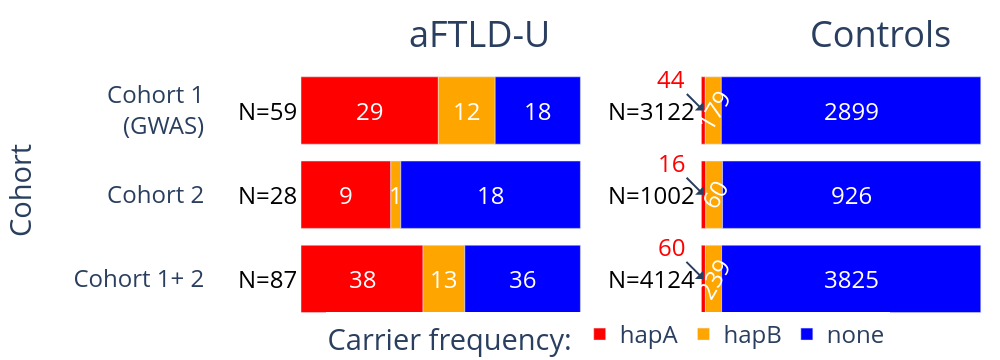

Notebook source saved alongside this figure:
### Markdown cell above
# Image 1

### Code cell
df = pd.read_excel("~/Downloads/populations.xlsx", sheet_name="img1")
for col in ["hapA", "hapB", "none"]:
    df[f"{col}_f"] = df[col] / df["sum"]
pats = df.melt(
    id_vars=["phenotype", "cohort"], value_vars=["hapA_f", "hapB_f", "none_f"]
).iloc[::-1]
pats["variable"] = pats["variable"].str.replace("_f", "")
# custom order the data
pats["variable"] = pd.Categorical(
    pats["variable"], categories=["hapA", "hapB", "none"], ordered=True
)
pats = pd.concat(
    [
        pats[pats["phenotype"] == "aFTLD-U"].sort_values(by="variable"),
        pats[pats["phenotype"] == "Controls"],
    ]
)

fig = px.bar(pats,
             x="value", y="cohort", color="variable", orientation="h", 
             color_discrete_map={"hapA": "red", "hapB": "orange", "none": "blue"},
             labels={"value": "Proportion", "variable": "Haplotype", "cohort": "Cohort"},
             facet_col="phenotype",
             facet_col_spacing=0,
             )
fig.for_each_annotation(lambda a: a.update(text=a.text.split("=")[-1], font=dict(size=36), xanchor="left"))

fig.update_layout(
    title="",
    xaxis_title="",
    xaxis2_title="",
    yaxis_title="Cohort<br>",
    title_x=0.5,
    plot_bgcolor="white",
    font=dict(size=24),
    margin=dict(l=0, r=0, b=0),
    height=360,
    width=1000,
) 

# put the legend horizontal, centered, below the plotting area
fig.update_layout(
    legend=dict(
        orientation="h",
        yanchor="bottom",
        y=-0.15,
        xanchor="center",
        x=0.5,
        title="Carrier frequency:",
    )
)

# hide x-axis labels
fig.update_xaxes(showticklabels=False)
fig.update_yaxes(
    ticks="outside",
    tickcolor="white",  # adjust color of the tick
)

pats_vals = df[df["phenotype"] == "aFTLD-U"].copy()
pats_vals["hapA_loc"] = pats_vals["hapA_f"] / 2  # center of hapA block
pats_vals["hapB_loc"] = (
    pats_vals["hapA_f"] + pats_vals["hapB_f"] / 2
)  # center of hapB block
pats_vals["none_loc"] = (
    pats_vals["hapA_f"] + pats_vals["hapB_f"] + pats_vals["none_f"] / 2
)  # center of none block

for i, row in pats_vals.iterrows():
    fig.add_annotation(
        x=row["hapA_loc"],
        y=row["cohort"],
        text=f"{row['hapA']}",
        showarrow=False,
        font=dict(color="white", size=24),
        col=1, row=1
    )
    fig.add_annotation(
        x=row["hapB_loc"],
        y=row["cohort"],
        text=f"{row['hapB']}",
        showarrow=False,
        font=dict(color="white", size=24),
        col=1, row=1
    )
    fig.add_annotation(
        x=row["none_loc"],
        y=row["cohort"],
        text=f"{row['none']}",
        showarrow=False,
        font=dict(color="white", size = 24),
        col=1, row=1
    )

    fig.add_annotation(
        x=-0.12,
        y=row["cohort"],
        text=f"N={row['sum']}",
        font=dict(color="black", size=24),
        col=1, row=1,
        showarrow=False,
    )

con_vals = df[df["phenotype"] == "Controls"].copy()
con_vals["hapA_loc"] = con_vals["hapA_f"] / 2  # center of hapA block
con_vals["hapB_loc"] = (
    con_vals["hapA_f"] + con_vals["hapB_f"] / 2
)  # center of hapB block
con_vals["none_loc"] = (
    con_vals["hapA_f"] + con_vals["hapB_f"] + con_vals["none_f"] / 2
)  # center of none block

for i, row in con_vals.iterrows():
    fig.add_annotation(
        x=row["hapA_loc"],
        y=row["cohort"],
        text=f"{row['hapA']}",
        showarrow=True,
        arrowwidth=2,
        arrowhead=1,
        font=dict(color="red", size=24),
        yshift=0,
        ax=-32,
        ay=-32,
        col=2, row=1
    )
    fig.add_annotation(
        x=row["hapB_loc"],
        y=row["cohort"],
        text=f"{row['hapB']}",
        showarrow=False,
        font=dict(color="white", size=24),
        textangle=-60, 
        col=2, row=1
    )
    fig.add_annotation(
        x=row["none_loc"],
        y=row["cohort"],
        text=f"{row['none']}",
        showarrow=False,
        font=dict(color="white", size=24),
        col=2, row=1
    )

    fig.add_annotation(
        x=-0.18,
        y=row["cohort"],
        text=f"N={row['sum']}",
        font=dict(color="black", size=24),
        col=2, row=1,
        showarrow=False,
    )

## For the initial version of the figure, uncomment the following lines to add shapes and annotations indicating GWAS phases
# fig.add_shape(
#     type="rect",
#     x0=-0.12,
#     x1=0.98,
#     y0=0.8,
#     y1=1,
#     line=dict(color="purple", width=2, dash="dot"),
#     xref="paper",
#     yref="paper",
# )

# fig.add_annotation(x=-0.23, y="Cohort 1", yshift=20, text="GWAS Phase I", showarrow=False, font=dict(size=20, color="purple"))

# fig.add_shape(
#     type="rect",
#     x0=-0.12,
#     x1=0.98,
#     y0=0.4,
#     y1=0.6,
#     line=dict(color="purple", width=3, dash="dot"),
#     xref="paper",
#     yref="paper",
# )

# fig.add_annotation(
#     x=-0.23,
#     y="Cohort 1+2",
#     yshift=20,
#     text="GWAS Phase II",
#     showarrow=False,
#     font=dict(size=20, color="purple"),
# )


fig.show()
# save the figure in vector format
fig.write_image("/home/wdecoster/Downloads/populations1.svg")

### Figure 1 — Plotly figure (JSON) as saved in the notebook; plotly's stock layout.template omitted (floating-point values rounded to 4 significant figures)
{"data": [{"hovertemplate": "Haplotype=hapA<br>phenotype=aFTLD-U<br>Proportion=%{x}<br>Cohort=%{y}<extra></extra>", "legendgroup": "hapA", "marker": {"color": "red", "pattern": {"shape": ""}}, "name": "hapA", "orientation": "h", "showlegend": true, "textposition": "auto", "type": "bar", "x": [0.4368, 0.3214, 0.4915], "xaxis": "x", "y": ["Cohort 1+ 2", "Cohort 2", "Cohort 1<br>(GWAS)"], "yaxis": "y"}, {"hovertemplate": "Haplotype=hapA<br>phenotype=Controls<br>Proportion=%{x}<br>Cohort=%{y}<extra></extra>", "legendgroup": "hapA", "marker": {"color": "red", "pattern": {"shape": ""}}, "name": "hapA", "orientation": "h", "showlegend": false, "textposition": "auto", "type": "bar", "x": [0.01455, 0.01597, 0.01409], "xaxis": "x2", "y": ["Cohort 1+ 2", "Cohort 2", "Cohort 1<br>(GWAS)"], "yaxis": "y2"}, {"hovertemplate": "Haplotype=hapB<br>phenotype=aFTLD-U<br>Proportion=%{x}<br>Cohort=%{y}<extra></extra>", "legendgroup": "hapB", "marker": {"color": "orange", "pattern": {"shape": ""}}, "name": "hapB", "orientation": "h", "showlegend": true, "textposition": "auto", "type": "bar", "x": [0.1494, 0.03571, 0.2034], "xaxis": "x", "y": ["Cohort 1+ 2", "Cohort 2", "Cohort 1<br>(GWAS)"], "yaxis": "y"}, {"hovertemplate": "Haplotype=hapB<br>phenotype=Controls<br>Proportion=%{x}<br>Cohort=%{y}<extra></extra>", "legendgroup": "hapB", "marker": {"color": "orange", "pattern": {"shape": ""}}, "name": "hapB", "orientation": "h", "showlegend": false, "textposition": "auto", "type": "bar", "x": [0.05795, 0.05988, 0.05734], "xaxis": "x2", "y": ["Cohort 1+ 2", "Cohort 2", "Cohort 1<br>(GWAS)"], "yaxis": "y2"}, {"hovertemplate": "Haplotype=none<br>phenotype=aFTLD-U<br>Proportion=%{x}<br>Cohort=%{y}<extra></extra>", "legendgroup": "none", "marker": {"color": "blue", "pattern": {"shape": ""}}, "name": "none", "orientation": "h", "showlegend": true, "textposition": "auto", "type": "bar", "x": [0.4138, 0.6429, 0.3051], "xaxis": "x", "y": ["Cohort 1+ 2", "Cohort 2", "Cohort 1<br>(GWAS)"], "yaxis": "y"}, {"hovertemplate": "Haplotype=none<br>phenotype=Controls<br>Proportion=%{x}<br>Cohort=%{y}<extra></extra>", "legendgroup": "none", "marker": {"color": "blue", "pattern": {"shape": ""}}, "name": "none", "orientation": "h", "showlegend": false, "textposition": "auto", "type": "bar", "x": [0.9275, 0.9242, 0.9286], "xaxis": "x2", "y": ["Cohort 1+ 2", "Cohort 2", "Cohort 1<br>(GWAS)"], "yaxis": "y2"}], "layout": {"annotations": [{"font": {"size": 36}, "showarrow": false, "text": "aFTLD-U", "x": 0.245, "xanchor": "left", "xref": "paper", "y": 1, "yanchor": "bottom", "yref": "paper"}, {"font": {"size": 36}, "showarrow": false, "text": "Controls", "x": 0.755, "xanchor": "left", "xref": "paper", "y": 1, "yanchor": "bottom", "yref": "paper"}, {"font": {"color": "white", "size": 24}, "showarrow": false, "text": "29", "x": 0.2458, "xref": "x", "y": "Cohort 1<br>(GWAS)", "yref": "y"}, {"font": {"color": "white", "size": 24}, "showarrow": false, "text": "12", "x": 0.5932, "xref": "x", "y": "Cohort 1<br>(GWAS)", "yref": "y"}, {"font": {"color": "white", "size": 24}, "showarrow": false, "text": "18", "x": 0.8475, "xref": "x", "y": "Cohort 1<br>(GWAS)", "yref": "y"}, {"font": {"color": "black", "size": 24}, "showarrow": false, "text": "N=59", "x": -0.12, "xref": "x", "y": "Cohort 1<br>(GWAS)", "yref": "y"}, {"font": {"color": "white", "size": 24}, "showarrow": false, "text": "9", "x": 0.1607, "xref": "x", "y": "Cohort 2", "yref": "y"}, {"font": {"color": "white", "size": 24}, "showarrow": false, "text": "1", "x": 0.3393, "xref": "x", "y": "Cohort 2", "yref": "y"}, {"font": {"color": "white", "size": 24}, "showarrow": false, "text": "18", "x": 0.6786, "xref": "x", "y": "Cohort 2", "yref": "y"}, {"font": {"color": "black", "size": 24}, "showarrow": false, "text": "N=28", "x": -0.12, "xref": "x", "y": "Cohort 2", "yref": "y"}, {"font": {"color": "white", "size": 24}, "showarrow": false, "text": "38", "x": 0.2184, "xref": "x", "y": "Cohort 1+ 2", "yref": "y"}, {"font": {"color": "white", "size": 24}, "showarrow": false, "text": "13", "x": 0.5115, "xref": "x", "y": "Cohort 1+ 2", "yref": "y"}, {"font": {"color": "white", "size": 24}, "showarrow": false, "text": "36", "x": 0.7931, "xref": "x", "y": "Cohort 1+ 2", "yref": "y"}, {"font": {"color": "black", "size": 24}, "showarrow": false, "text": "N=87", "x": -0.12, "xref": "x", "y": "Cohort 1+ 2", "yref": "y"}, {"arrowhead": 1, "arrowwidth": 2, "ax": -32, "ay": -32, "font": {"color": "red", "size": 24}, "showarrow": true, "text": "44", "x": 0.007047, "xref": "x2", "y": "Cohort 1<br>(GWAS)", "yref": "y2", "yshift": 0}, {"font": {"color": "white", "size": 24}, "showarrow": false, "text": "179", "textangle": -60, "x": 0.04276, "xref": "x2", "y": "Cohort 1<br>(GWAS)", "yref": "y2"}, {"font": {"color": "white", "size": 24}, "showarrow": false, "text": "2899", "x": 0.5357, "xref": "x2", "y": "Cohort 1<br>(GWAS)", "yref": "y2"}, {"font": {"color": "black", "size": 24}, "showarrow": false, "text": "N=3122", "x": -0.18, "xref": "x2", "y": "Cohort 1<br>(GWAS)", "yref": "y2"}, {"arrowhead": 1, "arrowwidth": 2, "ax": -32, "ay": -32, "font": {"color": "red", "size": 24}, "showarrow": true, "text": "16", "x": 0.007984, "xref": "x2", "y": "Cohort 2", "yref": "y2", "yshift": 0}, {"font": {"color": "white", "size": 24}, "showarrow": false, "text": "60", "textangle": -60, "x": 0.04591, "xref": "x2", "y": "Cohort 2", "yref": "y2"}, {"font": {"color": "white", "size": 24}, "showarrow": false, "text": "926", "x": 0.5379, "xref": "x2", "y": "Cohort 2", "yref": "y2"}, {"font": {"color": "black", "size": 24}, "showarrow": false, "text": "N=1002", "x": -0.18, "xref": "x2", "y": "Cohort 2", "yref": "y2"}, {"arrowhead": 1, "arrowwidth": 2, "ax": -32, "ay": -32, "font": {"color": "red", "size": 24}, "showarrow": true, "text": "60", "x": 0.007274, "xref": "x2", "y": "Cohort 1+ 2", "yref": "y2", "yshift": 0}, {"font": {"color": "white", "size": 24}, "showarrow": false, "text": "239", "textangle": -60, "x": 0.04353, "xref": "x2", "y": "Cohort 1+ 2", "yref": "y2"}, {"font": {"color": "white", "size": 24}, "showarrow": false, "text": "3825", "x": 0.5363, "xref": "x2", "y": "Cohort 1+ 2", "yref": "y2"}, {"font": {"color": "black", "size": 24}, "showarrow": false, "text": "N=4124", "x": -0.18, "xref": "x2", "y": "Cohort 1+ 2", "yref": "y2"}], "barmode": "relative", "font": {"size": 24}, "height": 360, "legend": {"orientation": "h", "title": {"text": "Carrier frequency:"}, "tracegroupgap": 0, "x": 0.5, "xanchor": "center", "y": -0.15, "yanchor": "bottom"}, "margin": {"b": 0, "l": 0, "r": 0, "t": 60}, "plot_bgcolor": "white", "title": {"text": "", "x": 0.5}, "width": 1000, "xaxis": {"anchor": "y", "domain": [0, 0.49], "showticklabels": false, "title": {"text": ""}}, "xaxis2": {"anchor": "y2", "domain": [0.51, 1], "matches": "x", "showticklabels": false, "title": {"text": ""}}, "yaxis": {"anchor": "x", "domain": [0, 1], "tickcolor": "white", "ticks": "outside", "title": {"text": "Cohort<br>"}}, "yaxis2": {"anchor": "x2", "domain": [0, 1], "matches": "y", "showticklabels": false, "tickcolor": "white", "ticks": "outside"}}}
